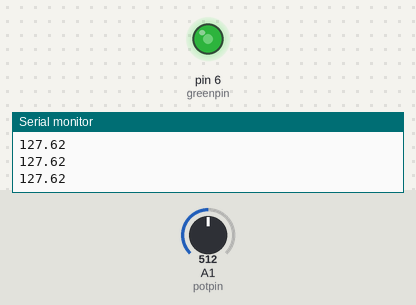
Recording of a sketch running on a simulated Arduino Uno, built with avr-gcc and run on an emulated ATmega328P. Shown: output pins drawn as LEDs (lit = HIGH), the last lines printed to the serial monitor. Inputs (shaded band) come from the test bench; at power-on: A1 (potpin) = 512.

Above: at 1.3 s.
1.4 s: A1 (potpin) set to 716
At 1.9 s:
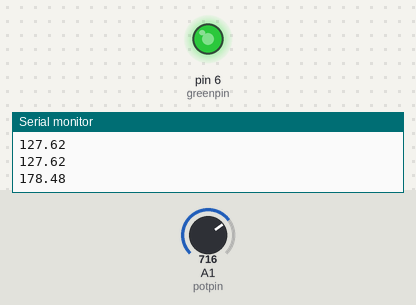
3.0 s: A1 (potpin) set to 900
At 4.2 s:
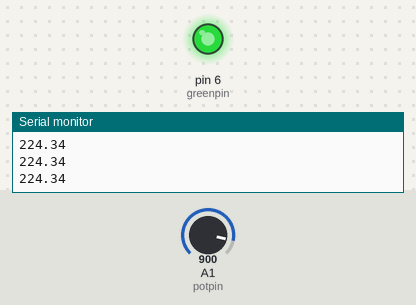
4.5 s: A1 (potpin) set to 122
At 5.6 s:
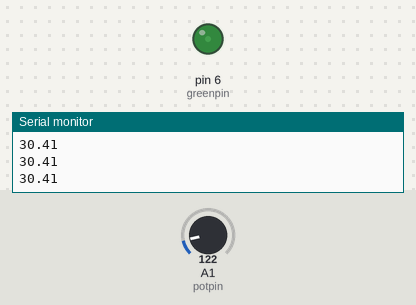
6.0 s: A1 (potpin) set to 0
At 6.7 s:
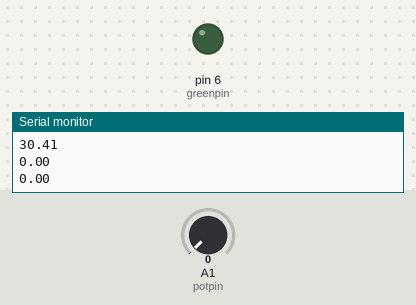
7.5 s: A1 (potpin) set to 511
At 8.0 s:
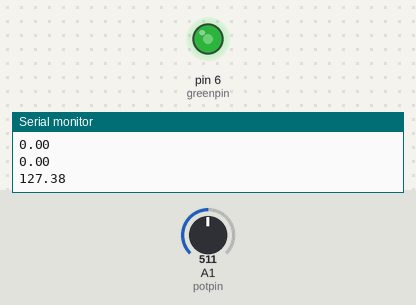
Timing chart, 0 to 10.0 s (numbered marks = the images above; inputs shaded):
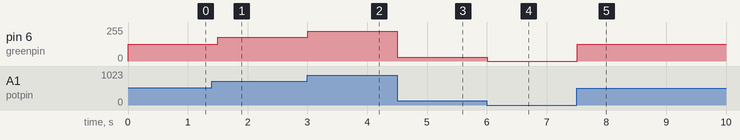

The sketch:

PotentiometerLed.ino
```cpp
int greenpin = 6;
int potpin = A1;
int delayTime = 500;
float ledval;
int potval;

void setup() {
  // put your setup code here, to run once:
  pinMode(greenpin, OUTPUT);
  pinMode(potpin, INPUT);
  Serial.begin(9600);
}

void loop() {
  // put your main code here, to run repeatedly:
  potval = analogRead(potpin);
  ledval = (255.0 / 1023.0) * potval;
  analogWrite(greenpin, ledval);
  Serial.println(ledval);
  delay(delayTime);
}
```

Measured:
- after the input at 1.4 s, pin 6 (greenpin): 127/255 → 178/255 after 0.10 s
- after the input at 3.0 s, pin 6 (greenpin): 178/255 → 224/255 at once
- after the input at 4.5 s, pin 6 (greenpin): 224/255 → 30/255 at once
- after the input at 6.0 s, pin 6 (greenpin): 30/255 → 0/255 at once
- after the input at 7.5 s, pin 6 (greenpin): 0/255 → 127/255 at once
